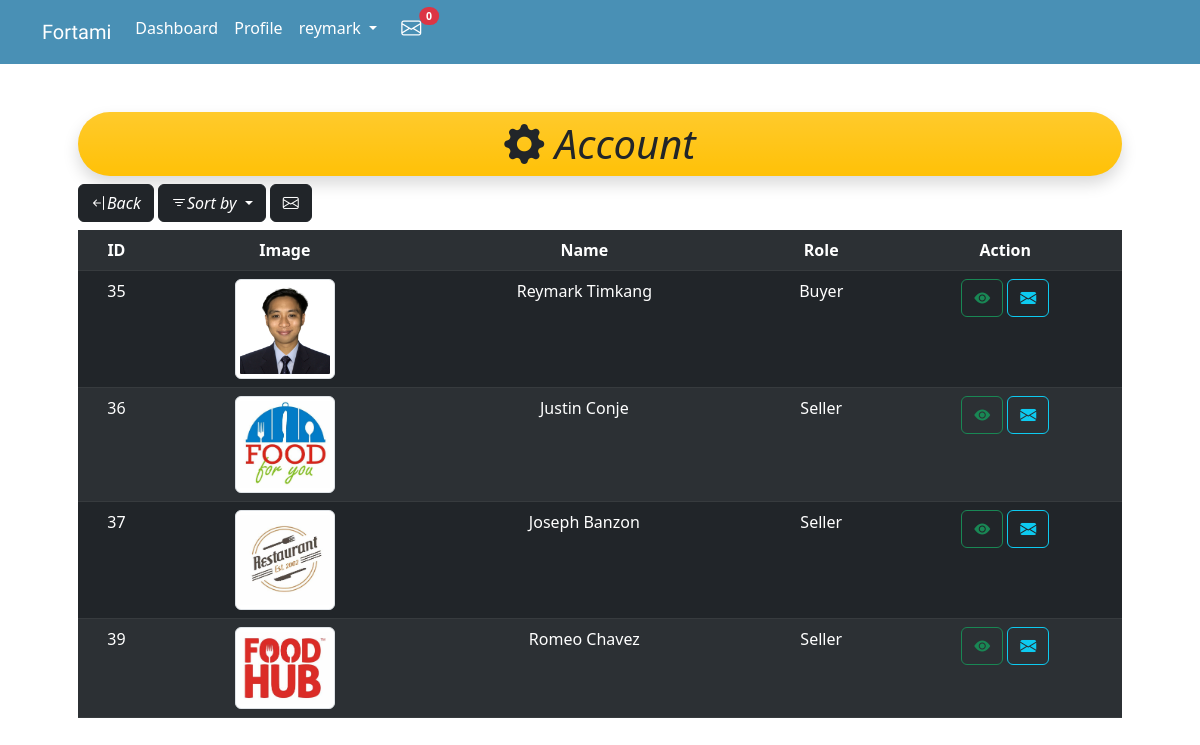
The app's page /user.php (signed in) with its own data.
### tables this page shows
CREATE TABLE `user` (
  `user_id` int(20) NOT NULL,
  `user_type` varchar(6) NOT NULL,
  `profile_pic` varchar(50) NOT NULL,
  `user_fName` varchar(50) NOT NULL,
  `user_lName` varchar(50) NOT NULL,
  `user_email` varchar(50) NOT NULL,
  `user_userName` varchar(50) NOT NULL,
  `user_password` varchar(255) NOT NULL,
  `tagline` varchar(100) DEFAULT NULL
);

### backend.php (called while the page is built, shortened)
<?php
    class Database{
      public $host = 'localhost';
      public $user = 'root';
      public $pass = '';
      public $db = 'fortami';
      public $conn;
      function __construct(){
        $this->conn = new mysqli($this->host,$this->user,$this->pass,$this->db);
      }
      function getConnection(){
        return $this->conn;
      }
    }
    class Admin extends Account{
      public $con;
      function __construct(){
        $db = new Database;
        $this->con = $db->getConnection();
      }
      function listUser($sort){
        $query = "SELECT * FROM user WHERE user_type != 'Admin' ORDER BY $sort";
        $result = $this->con->query($query);
          if ($result) {
            return $result;
          }
      }
    }
?>

### user.php (the view, shortened to what this page needs)
<?php
    include 'backend.php';
    include 'admin-header.php';
    $admin = new Admin;
    if (isset($_GET['sort'])) {
        $sort = $_GET['sort'];
        if ($sort == 'id') {
            $result = $admin->listUser("user_id");
        }
        elseif ($sort == 'role') {
            $result = $admin->listUser("user_type");
        }
        elseif ($sort == 'buyer') {
            $result = $admin->listBuyer();
        }
        elseif ($sort == 'seller') {
            $result = $admin->listSeller();
        }
     }
     else {
        $result = $admin->listUser("user_id");
     }
?>
<!DOCTYPE html>
<html lang="en">
<head>
</head>
<body>
    <div class="container p-5">
        <h1 class="text-center bg-warning bg-gradient p-2 rounded-5 shadow"><i class="bi bi-gear-fill"> Account</i></h1>
            <div class="dropdown">
                <a href="admin.php" class="btn btn-dark"><i class="bi bi-arrow-bar-left">Back</i></a>
                <a class="btn btn-dark dropdown-toggle" href="#" role="button" data-bs-toggle="dropdown" aria-expanded="false">
                    <i class="bi bi-filter">Sort by</i>
                </a>
                <a href="" class="btn btn-dark"><i class="bi bi-envelope"></i></a>
            </div>
        <table class="table table-dark table-striped my-2 text-center">
            <tr>
                <th>ID</th>
                <th>Image</th>
                <th>Name</th>
                <th>Role</th>
                <th>Action</th>
            </tr>
            <?php
                if (!is_null($result)) {
                    foreach ($result as $row) {
            ?>
            <tr>
                <td><?=$row['user_id']?></td>
                <td><img src="./src/uploads/profile/<?=$row['profile_pic']?>" alt="profile" class="img-thumbnail" style="max-width:100px"></td>
                <td><?=$row['user_fName'].' '.$row['user_lName']?></td>
                <td><?=$row['user_type']?></td>
                <td>
                    <form action="user-edit.php">
                        <button type="submit" name="editbtn" class="btn btn-outline-success" value="true"><i class="bi bi-eye-fill"></i></button>
                        <a href="chat-create.php?receiver=<?=$row['user_id']?>&name=<?=$row['user_fName'].' '.$row['user_lName']?>&pic=<?=$row['profile_pic']?>" class="btn btn-outline-info" value="true"><i class="bi bi-envelope-fill"></i></a>
                    </form>
                </td>
            </tr>
            <?php
                    }
                }
            ?>
        </table>
    </div>
</body>
</html>

### records on screen
user: user_id "35", profile_pic (picture), user_fName "Reymark", user_lName "Timkang", user_type "Buyer"
user: user_id "36", profile_pic (picture), user_fName "Justin", user_lName "Conje", user_type "Seller"
user: user_id "37", profile_pic (picture), user_fName "Joseph", user_lName "Banzon", user_type "Seller"
user: user_id "39", profile_pic (picture), user_fName "Romeo", user_lName "Chavez", user_type "Seller"

### other values on screen
$_SESSION['user'] "reymark"
$msg['msg'] "0"
